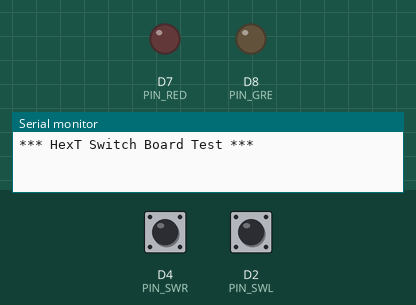
Recording of a sketch running on a simulated ESP8266 (NodeMCU). Shown: output pins drawn as LEDs (lit = HIGH), the last lines printed to the serial monitor. Inputs (shaded band) come from the test bench; at power-on: D4 (PIN_SWR) LOW, D2 (PIN_SWL) LOW.

Above: at 1.2 s.
1.3 s: D4 (PIN_SWR) pulled HIGH for 0.15 s
At 1.37 s:
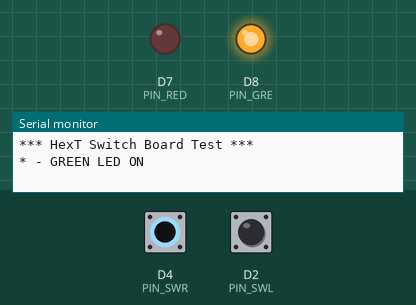
2.9 s: D2 (PIN_SWL) pulled HIGH for 0.15 s
At 2.97 s:
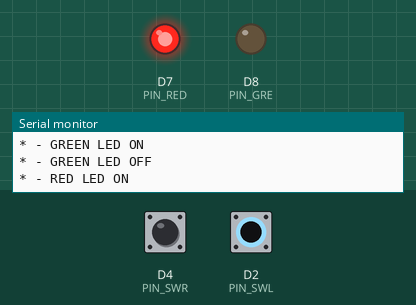
4.5 s: D2 (PIN_SWL) pulled HIGH for 3.2 s
At 8.1 s:
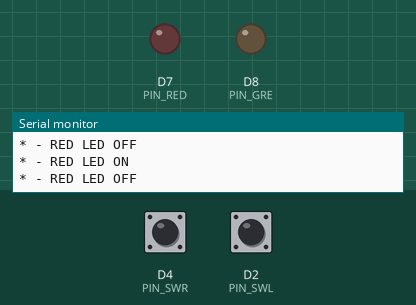
9.2 s: D4 (PIN_SWR) pulled HIGH for 3.2 s
At 10.4 s:
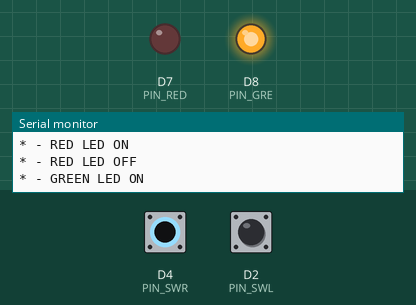
13.9 s: D4 (PIN_SWR) driven HIGH and D2 (PIN_SWL) driven HIGH
At 15.2 s:
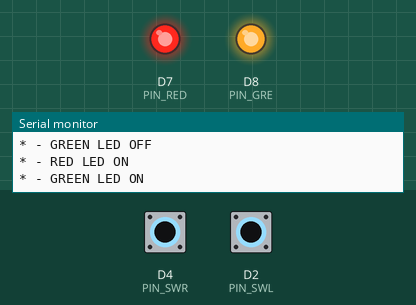
Timing chart, 0 to 16.4 s (numbered marks = the images above; inputs shaded):
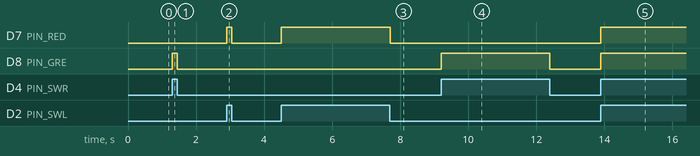

Measured:
- after the input at 1.3 s, D8 (PIN_GRE): LOW → HIGH at once, → LOW 0.15 s later
- after the input at 2.9 s, D7 (PIN_RED): LOW → HIGH at once, → LOW 0.15 s later
- after the input at 4.5 s, D7 (PIN_RED): LOW → HIGH at once, → LOW 3.2 s later
- after the input at 9.2 s, D8 (PIN_GRE): LOW → HIGH at once, → LOW 3.2 s later
- after the input at 13.9 s, D7 (PIN_RED), D8 (PIN_GRE): LOW → HIGH at once

The sketch:

2.ex_Switch.ino
```cpp
// (licence header left out)
#define GPIO_PORT_SWI 0 // or 1

int PORT_SWI = GPIO_PORT_SWI;
int PORT_LED = !GPIO_PORT_SWI;

int PIN_SWL,PIN_SWR;
int PIN_RED,PIN_GRE;

int SWL_state=0;
int SWR_state=0;
int last_SWL_state=0;
int last_SWR_state=0;

void setup()
{
  Serial.begin(115200);
  Serial.println();
  Serial.println("*** HexT Switch Board Test ***");

  if (PORT_SWI==0)
  {
    PIN_SWL = D2;
    PIN_SWR = D4;

    PIN_RED = D7;
    PIN_GRE = D8;
  }
  else if (PORT_SWI==1)
  {
    PIN_SWL = D7;
    PIN_SWR = D8;

    PIN_RED = D2;
    PIN_GRE = D4;
  }
  else{}
  pinMode(PIN_SWL, INPUT);
  pinMode(PIN_SWR, INPUT);
  pinMode(PIN_RED, OUTPUT);
  pinMode(PIN_GRE, OUTPUT);
}

void loop()
{
  SWL_state = digitalRead(PIN_SWL);
  SWR_state = digitalRead(PIN_SWR);

  if(SWL_state != last_SWL_state)
  {
    digitalWrite(PIN_RED, SWL_state);
    if(SWL_state){Serial.println("* - RED LED ON");}
    else {Serial.println("* - RED LED OFF");}
  } else{}

  if(SWR_state != last_SWR_state)
  {
    digitalWrite(PIN_GRE, SWR_state);
    if(SWR_state){Serial.println("* - GREEN LED ON ");}
    else {Serial.println("* - GREEN LED OFF ");}
  } else{}

  last_SWL_state = SWL_state;
  last_SWR_state = SWR_state;
}
```
